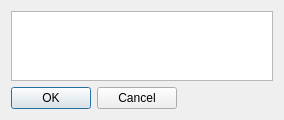
<?xml version="1.0" encoding="UTF-8"?>
<ui version="4.0">
 <class>textForm</class>
 <widget class="QDialog" name="textForm">
  <property name="geometry">
   <rect>
    <x>0</x>
    <y>0</y>
    <width>284</width>
    <height>103</height>
   </rect>
  </property>
  <property name="windowTitle">
   <string>Enter text</string>
  </property>
  <layout class="QVBoxLayout" name="verticalLayout">
   <item>
    <widget class="QPlainTextEdit" name="plainTextEdit"/>
   </item>
   <item>
    <layout class="QHBoxLayout" name="horizontalLayout">
     <item>
      <widget class="QDialogButtonBox" name="buttonBox">
       <property name="orientation">
        <enum>Qt::Horizontal</enum>
       </property>
       <property name="standardButtons">
        <set>QDialogButtonBox::Cancel|QDialogButtonBox::Ok</set>
       </property>
      </widget>
     </item>
     <item>
      <spacer name="horizontalSpacer">
       <property name="orientation">
        <enum>Qt::Horizontal</enum>
       </property>
       <property name="sizeHint" stdset="0">
        <size>
         <width>40</width>
         <height>20</height>
        </size>
       </property>
      </spacer>
     </item>
    </layout>
   </item>
   <item>
    <spacer name="verticalSpacer">
     <property name="orientation">
      <enum>Qt::Vertical</enum>
     </property>
     <property name="sizeHint" stdset="0">
      <size>
       <width>20</width>
       <height>19</height>
      </size>
     </property>
    </spacer>
   </item>
  </layout>
 </widget>
 <resources/>
 <connections>
  <connection>
   <sender>buttonBox</sender>
   <signal>accepted()</signal>
   <receiver>textForm</receiver>
   <slot>accept()</slot>
   <hints>
    <hint type="sourcelabel">
     <x>248</x>
     <y>254</y>
    </hint>
    <hint type="destinationlabel">
     <x>157</x>
     <y>274</y>
    </hint>
   </hints>
  </connection>
  <connection>
   <sender>buttonBox</sender>
   <signal>rejected()</signal>
   <receiver>textForm</receiver>
   <slot>reject()</slot>
   <hints>
    <hint type="sourcelabel">
     <x>316</x>
     <y>260</y>
    </hint>
    <hint type="destinationlabel">
     <x>286</x>
     <y>274</y>
    </hint>
   </hints>
  </connection>
 </connections>
</ui>
